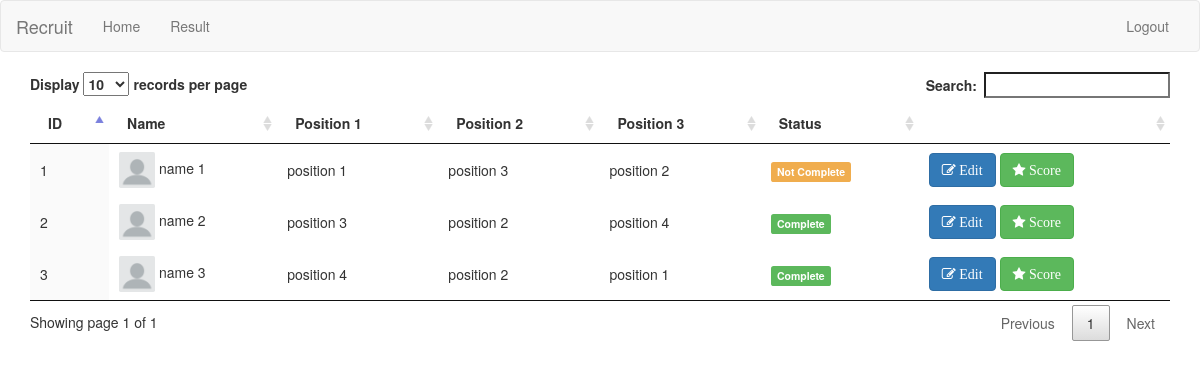
The page /index.php (signed in) on the database its author committed.
### tables this page shows
CREATE TABLE `member` (
  `id` int(11) NOT NULL,
  `name` varchar(80) NOT NULL
);

CREATE TABLE `position_has_member` (
  `position_id` int(11) NOT NULL,
  `member_id` int(11) NOT NULL,
  `order` int(11) NOT NULL,
  `score` float DEFAULT NULL,
  `base` float DEFAULT NULL,
  `total` float DEFAULT NULL
);

CREATE TABLE `position` (
  `id` int(11) NOT NULL,
  `title` varchar(255) DEFAULT NULL,
  `total` int(11) DEFAULT NULL
);

### inc/utils.php (called while the page is built, shortened)
<?php
function db_query_result($sql){
  global $conn,$debug;
  if($result = mysqli_query($conn, $sql)){
    if(mysqli_num_rows($result) > 0){
      return $result;
    } else {
      return null;
    }
  } else {
    return null;
  }
}
function getPositionNameById($id) {
  $sql="SELECT title FROM position WHERE id=".$id." LIMIT 1";
  $result=db_query_result($sql);
  if ($result!=null) {
    while($row = mysqli_fetch_array($result)){
        return $row['title'];
    }
  } else {
    return "?";
  }
}
function getImageProfile($id) {
  $result=file_exists("img/".$id.".png");
  if ($result==false) {
    $file="0.png";
    return $file;
  } else {
    $file=$id.".png";
    return $file;
  }
}
  ?>
  <?
function getMemberPosById($memid){
    $sql="SELECT member.id,position_has_member.position_id,position.title,position_has_member.order,position_has_member.score,position_has_member.base,position_has_member.total
              FROM member,position,position_has_member
              WHERE member.id=position_has_member.member_id
              AND member.id=position_has_member.member_id
              AND position.id=position_has_member.position_id
              AND member.id=".$memid."
              ORDER BY position_has_member.order ASC";
    return db_query_result($sql);
}
function getMembers(){
  $sql="SELECT member.id,member.name
          FROM member,position,position_has_member
          WHERE member.id=position_has_member.member_id
          AND member.id=position_has_member.member_id
          AND position.id=position_has_member.position_id
          GROUP BY member.id";
  return db_query_result($sql);
}
      ?>

### inc/config.php (called while the page is built, shortened)
<?php
$score_entry=true;
$pos_entry=true;
$debug=false;

### index.php (the view, shortened to what this page needs)
<?php
include "inc/config.php";
include "inc/utils.php";
include "inc/header.php";
?>
<table id="data_table" class="order-column" width="100%">
  <thead>
    <tr>
      <th>ID</th>
      <th>Name</th>
      <th>Position 1</th>
      <th>Position 2</th>
      <th>Position 3</th>
      <th>Status</th>
      <th></th>
    </tr>
  </thead>
<tbody>
<?php
  $result=getMembers();
  while($row = mysqli_fetch_array($result)){
?>
  <tr>
    <td><?=$row['id'];?></td>
    <td><img class="img-circle" width="36px" height="36px" src="img/<?=getImageProfile($row['id']); ?>"> <?=$row['name'];?></td>
    <?php
          $result_pos=getMemberPosById($row['id']);
          while($row_post = mysqli_fetch_array($result_pos)){
              $score=true;
              if ($row_post['score']!=null) {
                  $row_score=true;
              } else {
                  $row_score=false;
              }
              $score=$score && $row_score;
     ?>
    <td><?=getPositionNameById($row_post['position_id']); ?></td>
    <?php
          }
        if ($score==false) {
    ?>
    <td><span class="label label-warning">Not Complete</span></td>
    <?php
  } else {
    ?>
    <td><span class="label label-success">Complete</span></td>
    <?php
  }
     ?>
    <td>
      <?php
        if ($pos_entry==true) {
      ?>
      <a href="edit.php?id=<?=$row['id'];?>"><button type="submit" class="fa fa-edit btn btn-primary " > Edit</button></a>
      <?php
        }
        if ($score_entry==true) {
       ?>
      <a href="score.php?id=<?=$row['id'];?>"><button type="submit" class="fa fa-star btn btn-success" > Score</button></a>
      <?php
        }
      ?>
    </td>
  </tr>
<?php
  }
?>
</tbody>
</table>

### rows shown on the page
member: id "1", name "name 1", shows "Not Complete"
position_has_member: position.title "position 1"
position_has_member: position.title "position 3"
position_has_member: position.title "position 2"
member: id "2", name "name 2", shows "Complete"
position_has_member: position.title "position 3"
position_has_member: position.title "position 2"
position_has_member: position.title "position 4"
member: id "3", name "name 3", shows "Complete"
position_has_member: position.title "position 4"
position_has_member: position.title "position 2"
position_has_member: position.title "position 1"
